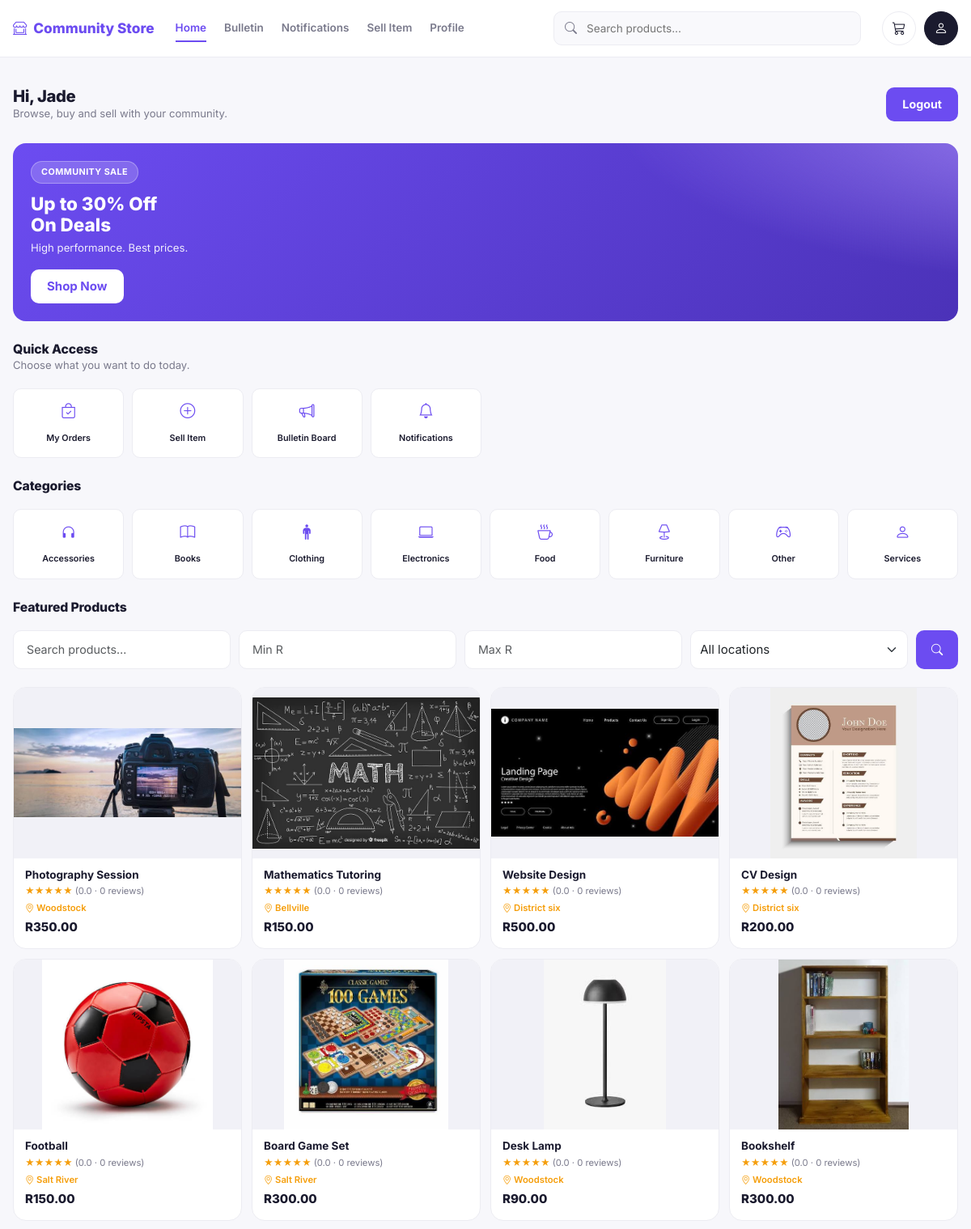
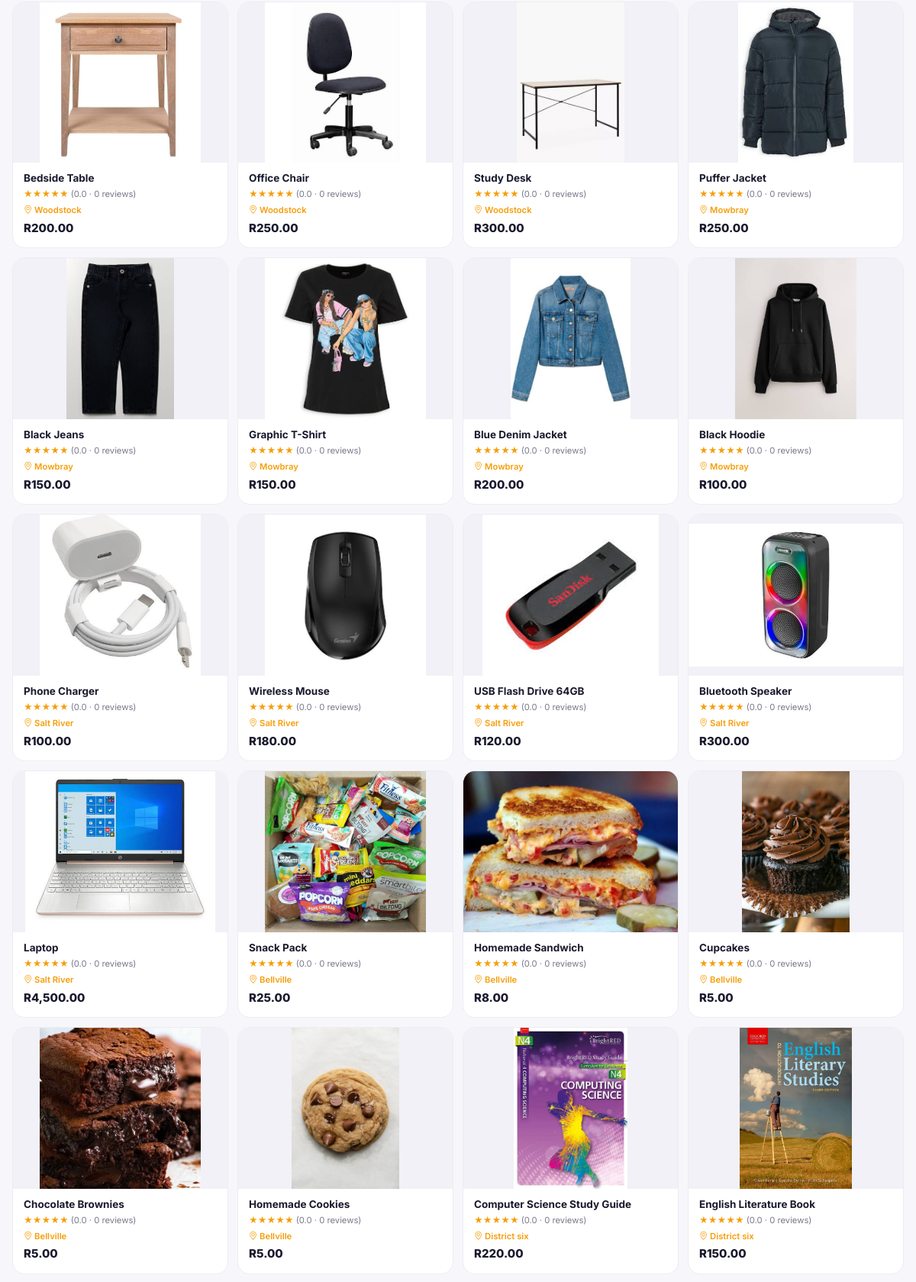
Screenshot of /frontend/home.php (signed in, upper part) with the database file from the repository (2 pictures, top to bottom).
### tables this page shows
CREATE TABLE IF NOT EXISTS `category` (
  `categoryID` int NOT NULL AUTO_INCREMENT,
  `categoryName` varchar(50) NOT NULL,
  PRIMARY KEY (`categoryID`)
);

CREATE TABLE IF NOT EXISTS `listing` (
  `listingID` int NOT NULL AUTO_INCREMENT,
  `title` varchar(100) NOT NULL,
  `description` text,
  `price` decimal(10,2) NOT NULL,
  `type` enum('New','Used') NOT NULL,
  `imageURL` varchar(255) DEFAULT NULL,
  `location` varchar(120) NOT NULL,
  `datePosted` datetime NOT NULL,
  `status` enum('Available','Reserved','Sold') NOT NULL DEFAULT 'Available',
  `userID` int NOT NULL,
  `categoryID` int NOT NULL,
  `salePrice` decimal(10,2) DEFAULT NULL,
  `saleStart` date DEFAULT NULL,
  `saleEnd` date DEFAULT NULL,
  `saleType` varchar(20) DEFAULT NULL,
  `recurringDay` varchar(20) DEFAULT NULL,
  `recurringWeek` varchar(20) DEFAULT NULL,
  PRIMARY KEY (`listingID`),
  KEY `fk_listing_user` (`userID`),
  KEY `fk_listing_category` (`categoryID`)
);

### classes/Category.php (called while the page is built, shortened)
<?php
require_once __DIR__ . '/../config/database.php';
class Category
{
    public function getAll()
    {
        global $conn;
        $sql = "SELECT *
                FROM category
                ORDER BY categoryName ASC";
        return $conn->query($sql);
    }
}
?>

### classes/Listing.php (called while the page is built, shortened)
<?php
require_once __DIR__ . '/../config/database.php';
class Listing
{
    public function getAll($search = '', $categoryID = 0, $minPrice = null, $maxPrice = null, $location = '')
    {
        global $conn;
        $sql = "SELECT l.*, u.firstName, u.lastName, c.categoryName
                FROM listing l
                INNER JOIN `user` u ON l.userID = u.userID
                INNER JOIN category c ON l.categoryID = c.categoryID
                WHERE l.status <> 'Sold'";
        $sql .= " ORDER BY l.datePosted DESC";
        $stmt = $conn->prepare($sql);
        $stmt->execute();
        $result = $stmt->get_result();
        return $result;
    }
}

### frontend/home.php (the view, shortened to what this page needs)
<?php
require_once __DIR__ . '/../config/database.php';
require_once __DIR__ . '/../classes/Category.php';
require_once __DIR__ . '/../classes/Listing.php';
require_once __DIR__ . '/../classes/Review.php';
$catModel = new Category();
$listingModel = new Listing();
$category = (int)($_GET['category'] ?? 0);
$search = trim($_GET['search'] ?? '');
$minPrice = trim($_GET['min_price'] ?? '');
$maxPrice = trim($_GET['max_price'] ?? '');
$location = trim($_GET['location'] ?? '');
$categories = $catModel->getAll();
$listings = $listingModel->getAll($search, $category, $minPrice, $maxPrice, $location);
$firstName = $_SESSION['firstName'] ?? 'there';
require __DIR__ . '/../partials/header.php';
?>
<div class="top-bar">
    <div>
        <h1>Hi, <?= htmlspecialchars($firstName) ?></h1>
        <p class="muted m-0 small">
            <?php if (($_SESSION['userType'] ?? '') === 'Vendor'): ?>
                Manage your listings and marketplace activity.
            <?php elseif (($_SESSION['userType'] ?? '') === 'Student'): ?>
                Browse, buy and sell with your community.
            <?php else: ?>
                Browse, buy and sell within your community.
            <?php endif; ?>
        </p>
    </div>
    <a href="../authentication/logout.php" class="btn-purple nav-login">
        Logout
    </a>
</div>
<div class="promo">
    <div>
        <span class="badge-pill">Community Sale</span>
        <h2>Up to 30% Off<br>On Deals</h2>
        <p>High performance. Best prices.</p>
    </div>
    <a href="#products" class="btn-promo">Shop Now</a>
</div>
<div class="section-head">
    <div>
        <h3>Quick Access</h3>
        <p class="muted small mb-0">Choose what you want to do today.</p>
    </div>
</div>
<div class="cat-grid quick-access-grid">
    <a href="profile.php#orders" class="cat-item">
        <i class="bi bi-bag-check"></i>
        <span>My Orders</span>
    </a>
    <a href="create_listing.php" class="cat-item role-function" data-roles="Student,Resident,Vendor">
        <i class="bi bi-plus-circle"></i>
        <span>Sell Item</span>
    </a>
    <a href="bulletin.php" class="cat-item">
        <i class="bi bi-megaphone"></i>
        <span>Bulletin Board</span>
    </a>
    <a href="notifications.php" class="cat-item">
        <i class="bi bi-bell"></i>
        <span>Notifications</span>
    </a>
</div>
<div class="section-head"><h3>Categories</h3></div>
<div class="cat-grid">
    <?php
    $icons = ['bi-headphones','bi-book','bi-person-standing','bi-laptop','bi-cup-hot','bi-lamp','bi-controller','bi-person'];
    $i = 0;
    while ($cat = $categories->fetch_assoc()):
    ?>
        <a href="home.php?category=<?= (int)$cat['categoryID'] ?>#products" class="cat-item">
            <i class="bi <?= $icons[$i++ % count($icons)] ?>"></i>
            <span><?= htmlspecialchars($cat['categoryName']) ?></span>
        </a>
    <?php endwhile; ?>
</div>
<div class="section-head" id="products"><h3>Featured Products</h3></div>
<form class="search-wrap" action="home.php" method="GET">
    <input class="form-control" type="search" name="search" placeholder="Search products…" value="<?= htmlspecialchars($search) ?>">
    <input class="form-control" type="number" step="0.01" name="min_price" placeholder="Min R" value="<?= htmlspecialchars($minPrice) ?>">
    <input class="form-control" type="number" step="0.01" name="max_price" placeholder="Max R" value="<?= htmlspecialchars($maxPrice) ?>">
    <select class="form-select location-select" name="location">
        <option value="">All locations</option>
    </select>
    <button class="btn-purple search-btn"><i class="bi bi-search"></i></button>
</form>
<div class="product-grid">
<?php $found = false; while ($l = $listings->fetch_assoc()): $found = true; ?>
    <a href="listing.php?id=<?= (int)$l['listingID'] ?>" class="product-card">
        <div class="product-thumb">
            <?php if (!empty($l['imageURL'])): ?>
                <img src="<?= htmlspecialchars($l['imageURL']) ?>" alt="<?= htmlspecialchars($l['title']) ?>">
            <?php else: ?>
                <div class="no-img"><i class="bi bi-image"></i></div>
            <?php endif; ?>
        </div>
        <div class="product-body">
            <h4><?= htmlspecialchars($l['title']) ?></h4>
            <?php
            $statsStmt = $conn->prepare('SELECT COALESCE(AVG(rating),0) AS avgRating, COUNT(*) AS reviewCount FROM review WHERE listingID = ?');
            $listingID = (int)$l['listingID'];
            $statsStmt->bind_param('i', $listingID);
            $statsStmt->execute();
            $stats = $statsStmt->get_result()->fetch_assoc();
            ?>
            <div class="rating">★★★★★ <span>(<?= number_format((float)$stats['avgRating'], 1) ?> · <?= (int)$stats['reviewCount'] ?> reviews)</span></div>
            <div class="rating"><i class="bi bi-geo-alt"></i> <?= htmlspecialchars($l['location']) ?></div><div class="price">R<?= number_format((float)$l['price'], 2) ?></div>
        </div>
    </a>
<?php endwhile; ?>
</div>
<?php require __DIR__ . '/../partials/footer.php'; ?>

### rows the page displays
category: categoryName "Accessories"
category: categoryName "Books"
category: categoryName "Clothing"
category: categoryName "Electronics"
category: categoryName "Food"
category: categoryName "Furniture"
category: categoryName "Other"
category: categoryName "Services"
listing: imageURL (picture), title "Photography Session", avgRating "0.0", reviewCount "0", location "Woodstock", price "350.00"
listing: imageURL (picture), title "Mathematics Tutoring", avgRating "0.0", reviewCount "0", location "Bellville", price "150.00"
listing: imageURL (picture), title "Website Design", avgRating "0.0", reviewCount "0", location "District six", price "500.00"
listing: imageURL (picture), title "CV Design", avgRating "0.0", reviewCount "0", location "District six", price "200.00"
listing: imageURL (picture), title "Football", avgRating "0.0", reviewCount "0", location "Salt River", price "150.00"
listing: imageURL (picture), title "Board Game Set", avgRating "0.0", reviewCount "0", location "Salt River", price "300.00"
listing: imageURL (picture), title "Desk Lamp", avgRating "0.0", reviewCount "0", location "Woodstock", price "90.00"
listing: imageURL (picture), title "Bookshelf", avgRating "0.0", reviewCount "0", location "Woodstock", price "300.00"
listing: imageURL (picture), title "Bedside Table", avgRating "0.0", reviewCount "0", location "Woodstock", price "200.00"
listing: imageURL (picture), title "Office Chair", avgRating "0.0", reviewCount "0", location "Woodstock", price "250.00"
listing: imageURL (picture), title "Study Desk", avgRating "0.0", reviewCount "0", location "Woodstock", price "300.00"
listing: imageURL (picture), title "Puffer Jacket", avgRating "0.0", reviewCount "0", location "Mowbray", price "250.00"
listing: imageURL (picture), title "Black Jeans", avgRating "0.0", reviewCount "0", location "Mowbray", price "150.00"
listing: imageURL (picture), title "Graphic T-Shirt", avgRating "0.0", reviewCount "0", location "Mowbray", price "150.00"
listing: imageURL (picture), title "Blue Denim Jacket", avgRating "0.0", reviewCount "0", location "Mowbray", price "200.00"
listing: imageURL (picture), title "Black Hoodie", avgRating "0.0", reviewCount "0", location "Mowbray", price "100.00"
listing: imageURL (picture), title "Phone Charger", avgRating "0.0", reviewCount "0", location "Salt River", price "100.00"
listing: imageURL (picture), title "Wireless Mouse", avgRating "0.0", reviewCount "0", location "Salt River", price "180.00"
listing: imageURL (picture), title "USB Flash Drive 64GB", avgRating "0.0", reviewCount "0", location "Salt River", price "120.00"
listing: imageURL (picture), title "Bluetooth Speaker", avgRating "0.0", reviewCount "0", location "Salt River", price "300.00"
listing: imageURL (picture), title "Laptop", avgRating "0.0", reviewCount "0", location "Salt River", price "4,500.00"
listing: imageURL (picture), title "Snack Pack", avgRating "0.0", reviewCount "0", location "Bellville", price "25.00"
listing: imageURL (picture), title "Homemade Sandwich", avgRating "0.0", reviewCount "0", location "Bellville", price "8.00"
listing: imageURL (picture), title "Cupcakes", avgRating "0.0", reviewCount "0", location "Bellville", price "5.00"
listing: imageURL (picture), title "Chocolate Brownies", avgRating "0.0", reviewCount "0", location "Bellville", price "5.00"
listing: imageURL (picture), title "Homemade Cookies", avgRating "0.0", reviewCount "0", location "Bellville", price "5.00"
listing: imageURL (picture), title "Computer Science Study Guide", avgRating "0.0", reviewCount "0", location "District six", price "220.00"
listing: imageURL (picture), title "English Literature Book", avgRating "0.0", reviewCount "0", location "District six", price "150.00"

### other values shown
$firstName "Jade"
